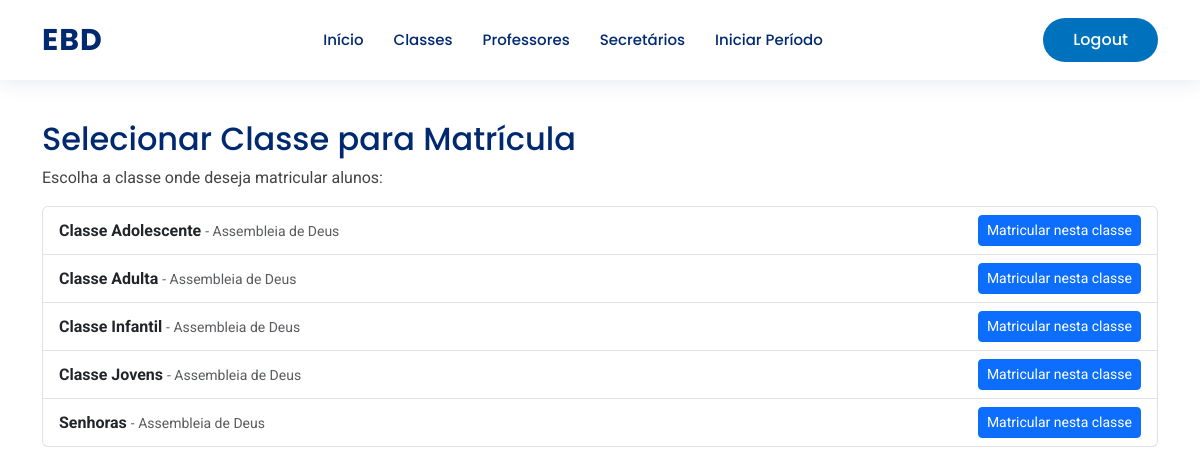
Page /alunos/matricular/ (signed in) on the committed database.
### base/models.py (models this page shows, shortened)
class Classe(models.Model):
    igreja = models.ForeignKey(Igreja, on_delete=models.PROTECT, related_name="classes")
    nome = models.CharField("Nome da Classe", max_length=100)
    class Meta:
        verbose_name = "Classe"
        verbose_name_plural = "Classes"
        ordering = ["igreja", "nome"]

class Igreja(models.Model):
    nome = models.CharField("Nome da Igreja", max_length=100, unique=True)
    class Meta:
        verbose_name = "Igreja"
        verbose_name_plural = "Igrejas"
        ordering = ["nome"]

### base/views.py (the view, shortened to what this page needs)
# urls.py: path('alunos/matricular/', views.aluno_matricular, name='aluno_matricular'),
@user_passes_test(is_actor)
def aluno_matricular(request, classe_id=None):
    if classe_id is None:
        if request.user.role == 'professor':
            try:
                professor = Professor.objects.get(usuario=request.user)
                return redirect('aluno_matricular_classe', classe_id=professor.classe.id)
            except Professor.DoesNotExist:
                messages.error(request, 'Você não está vinculado a nenhuma classe.')
                return redirect('dashboard')
        else:
            classes = Classe.objects.all()
            return render(request, 'aluno_matricula_select_classe.html', {'classes': classes})

### base/views.py (called while the page is built)
def is_actor(user): return user.is_authenticated and user.role in ['professor', 'secretario', 'superintendente']

### base/templates/aluno_matricula_select_classe.html (shortened to what this page needs)
{% extends 'tela_inicial/layout_base.html' %}
{% block conteudo %}
<div class="container py-4">
  <h2>Selecionar Classe para Matrícula</h2>
  <p>Escolha a classe onde deseja matricular alunos:</p>
  <ul class="list-group">
    {% for c in classes %}
      <li class="list-group-item d-flex justify-content-between align-items-center">
        <div>
          <strong>{{ c.nome }}</strong>
          {% if c.igreja %}<small class="text-muted"> - {{ c.igreja.nome }}</small>{% endif %}
        </div>
        <a class="btn btn-primary btn-sm" href="{% url 'aluno_matricular_classe' c.id %}">Matricular nesta classe</a>
      </li>
    {% empty %}
      <li class="list-group-item">Nenhuma classe disponível.</li>
    {% endfor %}
  </ul>
</div>
{% endblock conteudo %}

### base/static/css/style.css (style rules this page uses)
:root { --color-primary: #012970; --color-secondary: #0077b6; --color-accent: #0d6efd; --color-light-bg: #f6f9ff; --color-card-blue: #0072bd; --font-titles: "Poppins", sans-serif; --font-body: "Roboto", sans-serif; }
body { font-family: var(--font-body); color: #444444; background-color: #fff; }
h1, h2, h3, h4, h5, h6 { font-family: var(--font-titles); color: var(--color-primary); }

### rows in the picture
Classe: nome "Classe Adolescente", igreja.nome "Assembleia de Deus"
Classe: nome "Classe Adulta", igreja.nome "Assembleia de Deus"
Classe: nome "Classe Infantil", igreja.nome "Assembleia de Deus"
Classe: nome "Classe Jovens", igreja.nome "Assembleia de Deus"
Classe: nome "Senhoras", igreja.nome "Assembleia de Deus"
